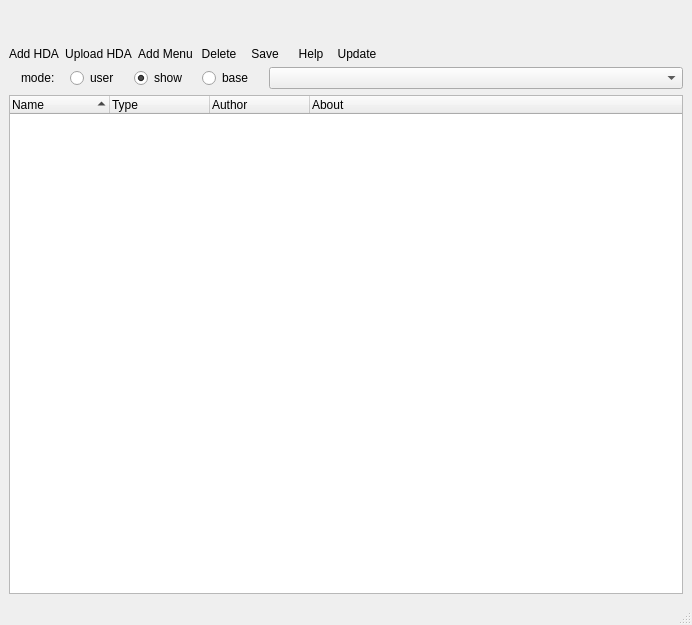
<?xml version="1.0" encoding="UTF-8"?>
<ui version="4.0">
 <class>MainWindow</class>
 <widget class="QMainWindow" name="MainWindow">
  <property name="geometry">
   <rect>
    <x>0</x>
    <y>0</y>
    <width>692</width>
    <height>625</height>
   </rect>
  </property>
  <property name="sizePolicy">
   <sizepolicy hsizetype="Preferred" vsizetype="Preferred">
    <horstretch>0</horstretch>
    <verstretch>0</verstretch>
   </sizepolicy>
  </property>
  <property name="focusPolicy">
   <enum>Qt::NoFocus</enum>
  </property>
  <property name="windowTitle">
   <string>ToolSet Manager</string>
  </property>
  <property name="toolButtonStyle">
   <enum>Qt::ToolButtonTextUnderIcon</enum>
  </property>
  <property name="animated">
   <bool>true</bool>
  </property>
  <widget class="QWidget" name="centralwidget">
   <layout class="QGridLayout" name="gridLayout">
    <item row="0" column="0">
     <layout class="QVBoxLayout" name="verticalLayout">
      <item>
       <spacer name="verticalSpacer">
        <property name="orientation">
         <enum>Qt::Vertical</enum>
        </property>
        <property name="sizeType">
         <enum>QSizePolicy::Fixed</enum>
        </property>
        <property name="sizeHint" stdset="0">
         <size>
          <width>20</width>
          <height>10</height>
         </size>
        </property>
       </spacer>
      </item>
      <item>
       <layout class="QHBoxLayout" name="horizontalLayout_4">
        <item>
         <layout class="QGridLayout" name="gridLayout_3">
          <item row="1" column="2">
           <widget class="QLabel" name="label_add_menu">
            <property name="text">
             <string>Add Menu</string>
            </property>
            <property name="alignment">
             <set>Qt::AlignCenter</set>
            </property>
           </widget>
          </item>
          <item row="1" column="5">
           <widget class="QLabel" name="label_help">
            <property name="text">
             <string>Help</string>
            </property>
            <property name="alignment">
             <set>Qt::AlignCenter</set>
            </property>
           </widget>
          </item>
          <item row="0" column="1">
           <widget class="QPushButton" name="button_upload_HDA">
            <property name="text">
             <string/>
            </property>
            <property name="iconSize">
             <size>
              <width>36</width>
              <height>36</height>
             </size>
            </property>
            <property name="flat">
             <bool>true</bool>
            </property>
           </widget>
          </item>
          <item row="0" column="6">
           <widget class="QPushButton" name="button_update">
            <property name="text">
             <string/>
            </property>
            <property name="iconSize">
             <size>
              <width>36</width>
              <height>36</height>
             </size>
            </property>
            <property name="flat">
             <bool>true</bool>
            </property>
           </widget>
          </item>
          <item row="0" column="5">
           <widget class="QPushButton" name="button_help">
            <property name="text">
             <string/>
            </property>
            <property name="iconSize">
             <size>
              <width>36</width>
              <height>36</height>
             </size>
            </property>
            <property name="flat">
             <bool>true</bool>
            </property>
           </widget>
          </item>
          <item row="1" column="3">
           <widget class="QLabel" name="label_delete">
            <property name="text">
             <string>Delete</string>
            </property>
            <property name="alignment">
             <set>Qt::AlignCenter</set>
            </property>
           </widget>
          </item>
          <item row="0" column="2">
           <widget class="QPushButton" name="button_add_menu">
            <property name="text">
             <string/>
            </property>
            <property name="iconSize">
             <size>
              <width>36</width>
              <height>36</height>
             </size>
            </property>
            <property name="flat">
             <bool>true</bool>
            </property>
           </widget>
          </item>
          <item row="1" column="4">
           <widget class="QLabel" name="label_save">
            <property name="text">
             <string>Save</string>
            </property>
            <property name="alignment">
             <set>Qt::AlignCenter</set>
            </property>
           </widget>
          </item>
          <item row="0" column="4">
           <widget class="QPushButton" name="button_save">
            <property name="text">
             <string/>
            </property>
            <property name="iconSize">
             <size>
              <width>36</width>
              <height>36</height>
             </size>
            </property>
            <property name="flat">
             <bool>true</bool>
            </property>
           </widget>
          </item>
          <item row="0" column="0">
           <widget class="QPushButton" name="button_add_HDA">
            <property name="text">
             <string/>
            </property>
            <property name="iconSize">
             <size>
              <width>36</width>
              <height>36</height>
             </size>
            </property>
            <property name="flat">
             <bool>true</bool>
            </property>
           </widget>
          </item>
          <item row="1" column="6">
           <widget class="QLabel" name="label_update">
            <property name="text">
             <string>Update</string>
            </property>
            <property name="alignment">
             <set>Qt::AlignCenter</set>
            </property>
           </widget>
          </item>
          <item row="0" column="3">
           <widget class="QPushButton" name="button_delete">
            <property name="text">
             <string/>
            </property>
            <property name="iconSize">
             <size>
              <width>36</width>
              <height>36</height>
             </size>
            </property>
            <property name="flat">
             <bool>true</bool>
            </property>
           </widget>
          </item>
          <item row="1" column="1">
           <widget class="QLabel" name="label_upload_HDA">
            <property name="text">
             <string>Upload HDA</string>
            </property>
            <property name="alignment">
             <set>Qt::AlignCenter</set>
            </property>
           </widget>
          </item>
          <item row="1" column="0">
           <widget class="QLabel" name="label_add_HDA">
            <property name="text">
             <string>Add HDA</string>
            </property>
            <property name="alignment">
             <set>Qt::AlignCenter</set>
            </property>
           </widget>
          </item>
         </layout>
        </item>
        <item>
         <spacer name="horizontalSpacer_2">
          <property name="orientation">
           <enum>Qt::Horizontal</enum>
          </property>
          <property name="sizeHint" stdset="0">
           <size>
            <width>40</width>
            <height>20</height>
           </size>
          </property>
         </spacer>
        </item>
       </layout>
      </item>
      <item>
       <layout class="QHBoxLayout" name="contol_hbox">
        <property name="spacing">
         <number>15</number>
        </property>
        <item>
         <layout class="QHBoxLayout" name="horizontalLayout_3">
          <property name="spacing">
           <number>15</number>
          </property>
          <property name="leftMargin">
           <number>12</number>
          </property>
          <item>
           <widget class="QLabel" name="label_2">
            <property name="text">
             <string>mode:</string>
            </property>
           </widget>
          </item>
          <item>
           <widget class="QRadioButton" name="radio_button_user">
            <property name="text">
             <string>user</string>
            </property>
           </widget>
          </item>
          <item>
           <widget class="QRadioButton" name="radio_button_show">
            <property name="sizePolicy">
             <sizepolicy hsizetype="Minimum" vsizetype="Fixed">
              <horstretch>0</horstretch>
              <verstretch>0</verstretch>
             </sizepolicy>
            </property>
            <property name="text">
             <string>show</string>
            </property>
            <property name="checked">
             <bool>true</bool>
            </property>
           </widget>
          </item>
          <item>
           <widget class="QRadioButton" name="radio_button_base">
            <property name="text">
             <string>base</string>
            </property>
           </widget>
          </item>
         </layout>
        </item>
        <item>
         <widget class="QComboBox" name="project_cbbox">
          <property name="sizePolicy">
           <sizepolicy hsizetype="Expanding" vsizetype="Fixed">
            <horstretch>0</horstretch>
            <verstretch>0</verstretch>
           </sizepolicy>
          </property>
         </widget>
        </item>
       </layout>
      </item>
      <item>
       <layout class="QVBoxLayout" name="label"/>
      </item>
      <item>
       <widget class="QTreeWidget" name="tree_widget">
        <property name="dragEnabled">
         <bool>true</bool>
        </property>
        <property name="dragDropMode">
         <enum>QAbstractItemView::InternalMove</enum>
        </property>
        <property name="alternatingRowColors">
         <bool>true</bool>
        </property>
        <property name="sortingEnabled">
         <bool>true</bool>
        </property>
        <property name="animated">
         <bool>true</bool>
        </property>
        <property name="wordWrap">
         <bool>true</bool>
        </property>
        <column>
         <property name="text">
          <string>Name</string>
         </property>
        </column>
        <column>
         <property name="text">
          <string>Type</string>
         </property>
        </column>
        <column>
         <property name="text">
          <string>Author</string>
         </property>
        </column>
        <column>
         <property name="text">
          <string>About</string>
         </property>
        </column>
       </widget>
      </item>
     </layout>
    </item>
   </layout>
  </widget>
  <widget class="QStatusBar" name="statusbar"/>
  <action name="action_add_HDA">
   <property name="checkable">
    <bool>false</bool>
   </property>
   <property name="text">
    <string>Add HDA</string>
   </property>
   <property name="toolTip">
    <string>upload selected node or HDA</string>
   </property>
  </action>
  <action name="action_upload_hip">
   <property name="checkable">
    <bool>false</bool>
   </property>
   <property name="text">
    <string>Upload hip</string>
   </property>
   <property name="toolTip">
    <string>Upload hip</string>
   </property>
   <property name="font">
    <font/>
   </property>
  </action>
  <action name="action_add_menu">
   <property name="text">
    <string>Add Menu</string>
   </property>
  </action>
  <action name="action_delete">
   <property name="text">
    <string>Delete</string>
   </property>
  </action>
  <action name="action_save">
   <property name="text">
    <string>Save</string>
   </property>
  </action>
  <action name="action_help">
   <property name="text">
    <string>Help</string>
   </property>
  </action>
  <action name="action_upload_shelf">
   <property name="text">
    <string>Upload shelf</string>
   </property>
   <property name="toolTip">
    <string>upload shelf</string>
   </property>
  </action>
  <action name="action_update">
   <property name="text">
    <string>Update</string>
   </property>
  </action>
 </widget>
 <resources>
  <include location="../qss/source.qrc"/>
 </resources>
 <connections/>
</ui>
